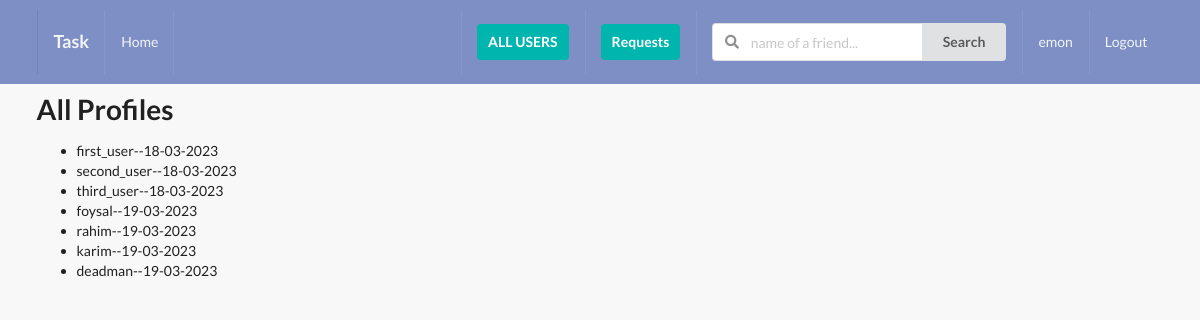
The app's page /profile/all-invites/ (signed in) with its own data.
### profiles/models.py (models this page shows, shortened)
class Profile(models.Model):
    fast_name = models.CharField(max_length=100, blank=True)
    last_name = models.CharField(max_length=100, blank=True)
    user = models.OneToOneField(User, on_delete=models.CASCADE)
    email = models.EmailField(max_length=200, blank=True)
    country = models.CharField(max_length=100, blank=True)
    avatar = models.ImageField(default='avatar.png', upload_to='images/', blank=True, null=True)
    friends = models.ManyToManyField(User, blank=True, related_name='friends')
    slug = models.SlugField(unique=True, blank=True)
    updated = models.DateTimeField(auto_now=True)
    created = models.DateTimeField(auto_now_add=True)
    objects = ProfileManager()
    def __str__(self):
        return f"{self.user.username}--{self.created.strftime('%d-%m-%Y')}"

### profiles/views.py (the view)
# urls.py: path('all-invites/', views.invite_profile_list_view, name='all-invites-view'),
@login_required
def invite_profile_list_view(request):
    user = request.user
    qs = Profile.objects.get_all_profiles_to_invite(user)
    context = {
        'qs' : qs,
    }
    return render(request, 'profile/to_invite_list.html', context)

### profiles/models.py (called while the page is built)
    def get_all_profiles_to_invite(self, sender):
        profiles = Profile.objects.all().exclude(user=sender)
        profile = Profile.objects.get(user=sender)
        qs = Relationship.objects.filter(Q(sender=profile) | Q(receiver=profile))
        accepted = set([])
        for rel in qs:
            if rel.status == "accepted":
                accepted.add(rel.receiver)
                accepted.add(rel.sender)
        print(accepted)
        available = [profile for profile in profiles if profile not in accepted]
        print(available)
        return available

### templates/profile/to_invite_list.html (shortened to what this page needs)
{% extends "base.html" %}
{% block content %}
<h1>All Profiles</h1>
<ul>
    {% for items in qs %}
    <li>{{items}}</li>
    {% endfor %}
</ul>
{% endblock content %}

### templates/home/navbar.html (shortened to what this page needs)
<div class="ui inverted menu nav mb-7">
    <div class="ui container">
      <a href="" class="item">
          <h3>Task</h3>
      </a>
      {% if request.user.is_authenticated %}
      <a href="{% url 'home' %}" class="item">
          Home
      </a>
      {% endif %}
      <div class="right menu">
          {% if request.user.is_authenticated %}
          <div class="item">
              <div class="ui floating dropdown icon button teal">
                <a href="{% url 'all-profiles-view' %}" style="color: #fff"> ALL USERS </a>
               </div>
          </div>
          <div class="item">
            <div class="ui floating dropdown icon button teal">
              <a href="{% url 'my-invites-view' %}" style="color: #fff"> Requests </a>
             </div>
        </div>
               <div class="item">
                <form action="" method="GET">
                  <div class="ui action left icon input">
                  <input class="prompt" type="text" name='q' placeholder="name of a friend...">
                  <button type='submit' class="ui button">Search</button>
                  </div>
              </form>
              </div>
              <a href="" class="item">
                   {{ request.user }}
              </a>
              <a href="{% url 'logout' %}" class="ui item">
                  Logout
              </a>
          {% else %}
          <a href="" class="ui item">
                  Login
              </a>
          {% endif %}
      </div>
    </div>
  </div>

### static/style.css (style rules this page uses)
body { background: #f8f8f8 !important; }
.nav { border-radius: 0 !important; padding: 10px 0 10px 0; background-color: #7d8fc5 !important; }
.mb-7 { margin-bottom: 7px !important; }

### records on screen
Profile: user+created "first_user--18-03-2023"
Profile: user+created "second_user--18-03-2023"
Profile: user+created "third_user--18-03-2023"
Profile: user+created "foysal--19-03-2023"
Profile: user+created "rahim--19-03-2023"
Profile: user+created "karim--19-03-2023"
Profile: user+created "deadman--19-03-2023"

### other values on screen
{{ request.user }} "emon"
